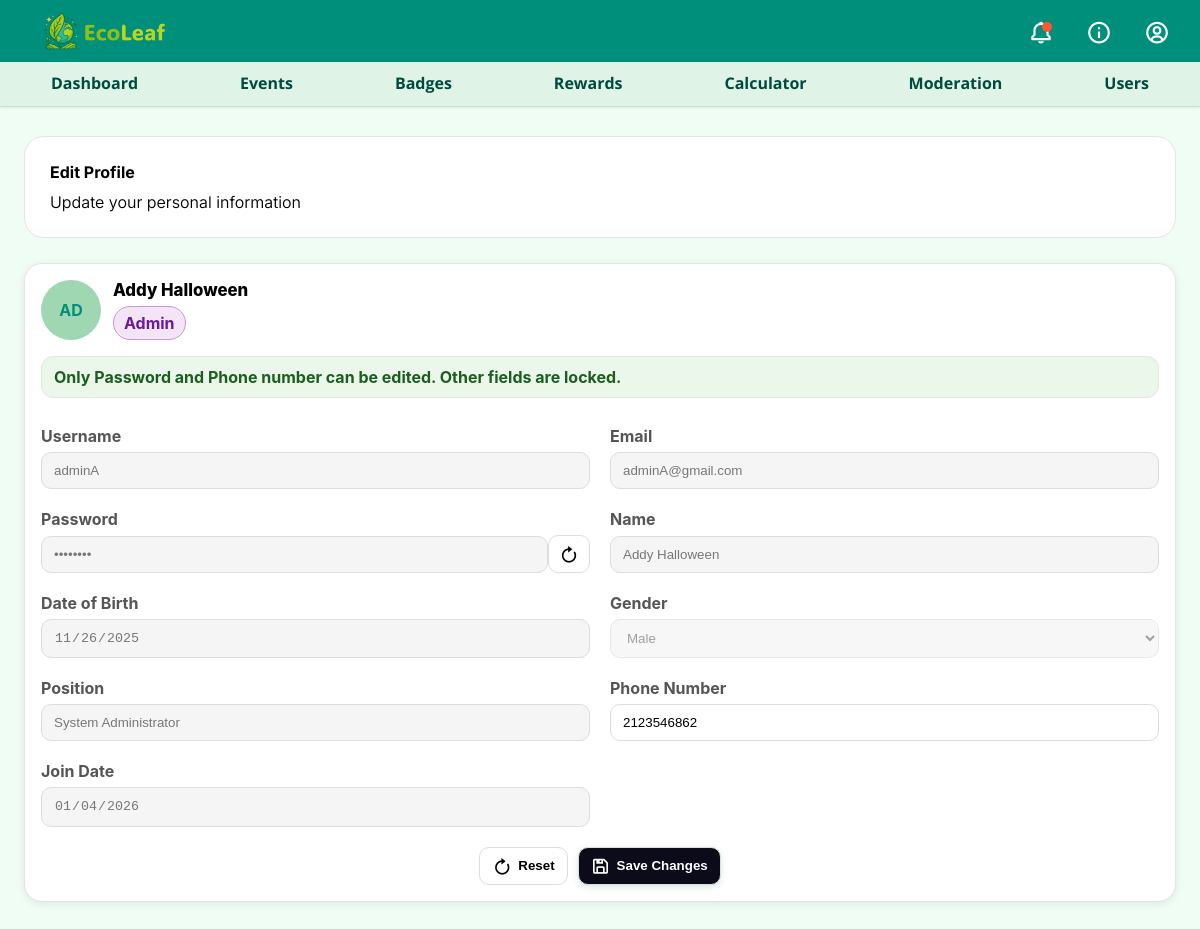
Before: /pages/edit_profile.php (signed in) with the older database file.
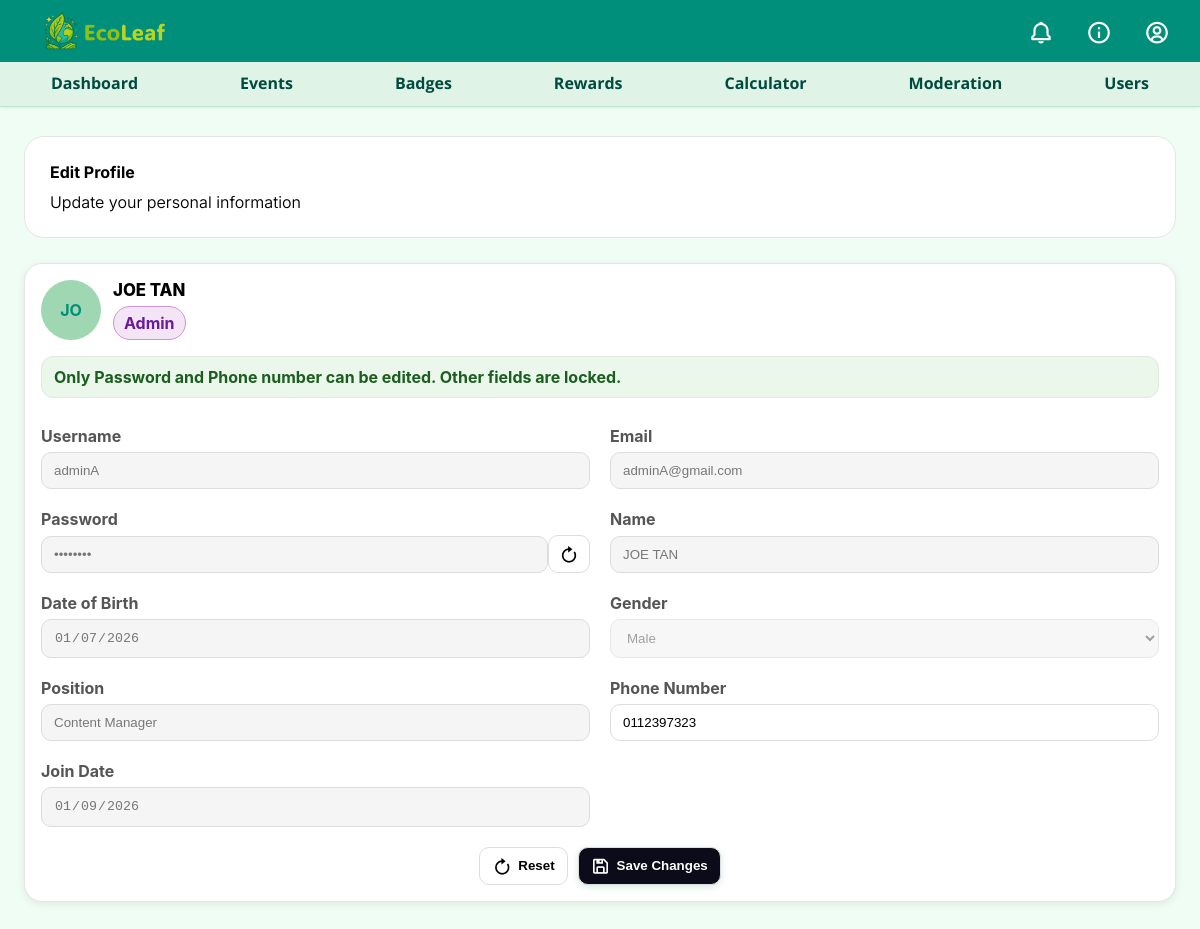
After: the same page with the newer database file.
### tables this page shows
CREATE TABLE IF NOT EXISTS `users` (
  `userId` int NOT NULL AUTO_INCREMENT,
  `username` varchar(30) NOT NULL,
  `email` varchar(100) NOT NULL,
  `password` varchar(255) NOT NULL,
  `role` varchar(20) NOT NULL,
  `name` varchar(100) NOT NULL,
  `DateOfBirth` date NOT NULL,
  `gender` varchar(10) NOT NULL,
  `phone` varchar(15) NOT NULL,
  `status` varchar(20) NOT NULL,
  PRIMARY KEY (`userId`)
);

### pages/edit_profile.php (the view, shortened to what the changed rows need)
<?php
include_once '../topbar.php';
$error = '';
$user = null;
$currentUsername = $_SESSION['username'] ?? ($_SESSION['user']['username'] ?? null);
if (isset($conn) && !$error) {
    $sql="SELECT u.userId, u.username, u.email, u.password, u.role, u.name, u.DateOfBirth
    AS dateOfBirth, u.gender, u.phone, s.joinDate
    FROM users u
    LEFT JOIN student s
    ON u.userId = s.userId
    WHERE u.username=? AND u.status='active'
    LIMIT 1";
    if ($stmt = $conn->prepare($sql)) {
        $stmt->bind_param("s", $currentUsername);
        $stmt->execute();
        $res = $stmt->get_result();
        $user = $res->fetch_assoc();
    }
    if ($user && strtolower($user['role']) === 'admin') {
        $sql="SELECT position, joinDate
        FROM admin
        WHERE userId=?
        LIMIT 1";
        if ($stmt = $conn->prepare($sql)) {
            $stmt->bind_param("i", $user['userId']);
            $stmt->execute();
            $res = $stmt->get_result();
            if ($admin = $res->fetch_assoc()) {
                $user['position'] = $admin['position'] ?? '';
                $user['joinDate'] = $admin['joinDate'] ?? ($user['joinDate'] ?? null);
            }
        }
    }
}
?>
<!DOCTYPE html>
<html lang="en">
<head>
    <link rel="stylesheet" href="/EcoLeaf/assets/css/carbonccl.css">
    <link href="https://unpkg.com/boxicons@2.1.4/css/boxicons.min.css" rel="stylesheet">
    <link rel="stylesheet" href="/EcoLeaf/assets/css/edit_profile.css">
</head>
<body>
    <?php include_once '../topbar.php'; ?>
    <div class="zone-intro body-container">
        <div id="wrapper">
            <?php if ($user) { ?>
            <div class="profile-card">
                <div class="header">
                    <div class="avatar"><?php echo strtoupper(substr($user['name'],0,2)); ?></div>
                    <div class="info">
                        <div class="name"><?php echo htmlspecialchars($user['name']); ?></div>
                        <div class="role-pill <?php echo htmlspecialchars($user['role']); ?>">
                            <?php echo htmlspecialchars(ucfirst($user['role'])); ?></div>
                    </div>
                </div>
                <div class="notice">Only Password and Phone number can be edited. Other fields are locked.</div>
                <form id="profileForm" method="post" class="form-grid">
                    <label>Username
                        <input type="text" name="username" value="<?php echo htmlspecialchars($user['username']); ?>"
                            readonly class="readonly-input">
                    </label>
                    <label>Email
                        <input type="email" name="email" value="<?php echo htmlspecialchars($user['email']); ?>"
                            readonly class="readonly-input">
                    </label>
                    <label>Password
                        <div class="password-field">
                            <input type="password" value="********" disabled class="readonly-input">
                            <button class="icon-btn" type="button" id="resetPwdBtn" aria-label="Reset password"><i
                                    class='bx bx-revision'></i></button>
                        </div>
                    </label>
                    <label>Name
                        <input type="text" name="name" value="<?php echo htmlspecialchars($user['name']); ?>" readonly
                            class="readonly-input">
                    </label>
                    <label>Date of Birth
                        <input type="date" name="dateOfBirth"
                            value="<?php echo htmlspecialchars($user['dateOfBirth']); ?>" readonly
                            class="readonly-input">
                    </label>
                    <label>Gender
                        <select name="gender" disabled class="readonly-input">
                            <option value="Male" <?php echo strtolower($user['gender'])==='male'?'selected':''; ?>>Male
                            </option>
                        </select>
                    </label>
                    <?php if (strtolower($user['role']) === 'admin') { ?>
                    <label>Position
                        <input type="text" name="position" value="<?php
                        $real_pose="";
                        $position=trim($user['position']);
                        switch ($position){
                            case 'system_admin':
                                $real_pose="System Administrator";
                                break;
                            case 'content_admin':
                                $real_pose="Content Manager";
                                break;
                        }
                        echo htmlspecialchars($real_pose);
                        ?>" readonly class="readonly-input">
                    </label>
                    <?php } ?>
                    <label>Phone Number
                        <input type="tel" name="phone" id="phone"
                            value="<?php echo htmlspecialchars(isset($_POST['phone']) ? $_POST['phone'] : $user['phone']); ?>"
                            inputmode="numeric" pattern="[0-9]*" minlength="10"
                            title="Digits only, minimum 10 characters" required>
                    </label>
                    <label>Join Date
                        <input type="date" name="joinDate"
                            value="<?php echo htmlspecialchars(isset($user['joinDate']) ? date('Y-m-d', strtotime($user['joinDate'])) : ''); ?>"
                            readonly class="readonly-input">
                    </label>
                    <div class="actions">
                        <button class="btn" type="reset"><i class='bx bx-revision'></i> Reset</button>
                        <button class="btn primary" type="submit"><i class='bx bx-save'></i> Save Changes</button>
                    </div>
                </form>
            </div>
            <?php
            }
            ?>
        </div>
    </div>
</body>
</html>

### topbar.php (shortened to what the changed rows need)
<?php
include_once 'backend/database.php';
?>
<link href='https://cdn.boxicons.com/3.0.3/fonts/basic/boxicons.min.css' rel='stylesheet'>
<link rel="stylesheet" href="/EcoLeaf/assets/css/topbarDesign.css">
<div class="topbar">
    <div class="button">
        <div class="small-icon">
            <a href="/EcoLeaf/pages/notification.php" class="notification">
                <?php
                $sql="SELECT * FROM notification
                WHERE userId = ".$_SESSION['user']['userId']." AND isRead = 0;";
                $result=$conn->query($sql);
                if ($result->num_rows>0){
                    echo "<i class='bx  bx-bell'></i>
                <span class='badge'></span></a>";
                }else{
                    echo "<i class='bx  bx-bell'></i>";
                }
                ?>
                <a href="/EcoLeaf/pages/information.php" class="information"><i class='bx  bx-info-circle'></i></a>
                <div class="profile-trigger">
                    <div class="user-icon"><i class='bx bx-user-circle'></i>
                    </div>
                </div>
        </div>
    </div>
</div>

Changed rows visible on the page:
changed users "Admin": name "AD" → "JO"; name "Addy Halloween" → "JOE TAN"; dateOfBirth "11/26/2025" → "01/07/2026"; phone "2123546862" → "0112397323"
Other visible differences:
form field position: "System Administrator" → "Content Manager"
form field joinDate: "01/04/2026" → "01/09/2026"
